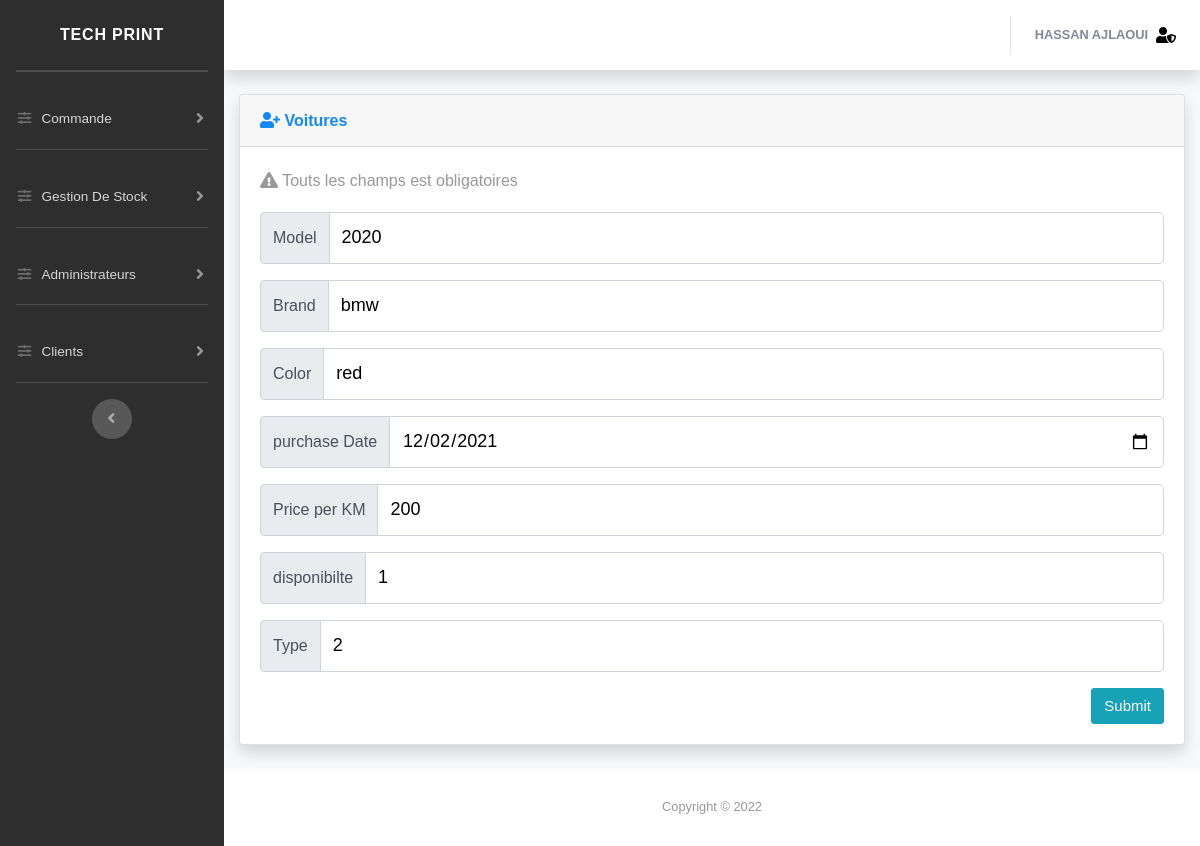
Screenshot of /dash/traitCar.php?id=1 (signed in) with the database file from the repository.
### tables this page shows
CREATE TABLE `cars` (
  `carID` int(11) NOT NULL,
  `carBrand` varchar(20) DEFAULT NULL,
  `carModel` varchar(20) DEFAULT NULL,
  `carColor` varchar(20) DEFAULT NULL,
  `isDisponible` enum('1','-1') NOT NULL DEFAULT '1',
  `purchaseDate` date DEFAULT NULL,
  `priceKm` decimal(10,0) NOT NULL,
  `typeID` int(11) DEFAULT NULL
);

### dash/traitement/function.php (called while the page is built, shortened)
<?php
	function connecte(){
					try{
						$db = new PDO('mysql:host=localhost;dbname=cars;charset=utf8','root','');
						$db->setAttribute(PDO::ATTR_DEFAULT_FETCH_MODE, PDO::FETCH_ASSOC);
						$db->query("SET NAMES utf8mb4");
					}catch(PDOException $e){
					}
					return $db;
				}
	function PDO($query,$array){
					$db = connecte();
					$stm = $db->prepare($query);
					$i=1;
					reset($array);
					while($frt = current($array)){
							$stm->bindValue($i,$frt);
							next($array);
							$i++;
						}
					$stm->execute();
					return $stm;
				}
?>

### dash/traitCar.php (the view, shortened to what this page needs)
<!DOCTYPE html>
<html lang="en">
<head>
  <link href="vendor/fontawesome-free/css/all.min.css" rel="stylesheet" type="text/css">
  <link href="css/sb-admin-2.min.css" rel="stylesheet">
  <link href="vendor/datatables/dataTables.bootstrap4.min.css" rel="stylesheet">
  <link href="css/style.css" rel="stylesheet">
</head>
  <body id="page-top">
 <?php
include("nav.php");
include("traitement/function.php");
if(isset($_GET['id'])){
$id = $_GET['id'];
$sql = "SELECT * FROM `cars` WHERE carID=?";
$value = array($id);
$result = PDO($sql,$value);
    if($result->rowCount()!=0)  {
            while($row = $result->fetch())
                {
                  $carID = $row['carID'] ;
                  $carModel = $row['carModel'] ;
                  $carBrand = $row['carBrand'] ;
                  $carColor = $row['carColor'] ;
                  $isDisponible = $row['isDisponible'] ;
                  $purchaseDate = $row['purchaseDate'] ;
                  $priceKm = $row['priceKm'] ;
                  $typeID = $row['typeID'];
                }
    }
}
 ?>
        <div class="container-fluid">
          <div class="card shadow mb-4">
            <div class="card-header py-3">
              <h6 class="m-0 font-weight-bold text-primary"><i class="fas fa-user-plus"></i> Voitures</h6>
            </div>
            <div class="card-body">
              <div class="table-responsive">
                <?php
                  if(isset($_GET['id'])){
                    echo '<form action="modifycar.php?id='.$carID.'" method="POST" id="formajout">';
                  }else{
                    echo '<form action="addCars.php" method="POST" id="formajout">';
                  }
                ?>
                <p class="sup2"><i class="fas fa-exclamation-triangle"></i> Touts les champs est obligatoires</p>
                <div class="input-group mb-3">
                  <div class="input-group-prepend">
                    <span class="input-group-text" id="inputGroup-sizing-default">Model</span>
                  </div>
                  <input type="text" name="carModel" class="form-control" required="required" aria-label="Sizing example input" aria-describedby="inputGroup-sizing-default" <?php if(isset($_GET['id'])){ echo 'value="'.$carModel.'"'; }?>>
                </div>
                <div class="input-group mb-3">
                  <div class="input-group-prepend">
                    <span class="input-group-text" id="inputGroup-sizing-default">Brand</span>
                  </div>
                  <input type="text" name="carBrand" class="form-control" required="required" aria-label="Sizing example input" aria-describedby="inputGroup-sizing-default" <?php if(isset($_GET['id'])){ echo 'value="'.$carBrand.'"'; }?>>
                </div>
                <div class="input-group mb-3">
                  <div class="input-group-prepend">
                    <span class="input-group-text" id="inputGroup-sizing-default">Color</span>
                  </div>
                  <input type="text" name="carColor" class="form-control" required="required" aria-label="Sizing example input" aria-describedby="inputGroup-sizing-default" <?php if(isset($_GET['id'])){ echo 'value="'.$carColor.'"'; }?>>
                </div>
                <div class="input-group mb-3">
                  <div class="input-group-prepend">
                    <span class="input-group-text" id="inputGroup-sizing-default">purchase Date</span>
                  </div>
                  <input type="date" name="purchaseDate" class="form-control" required="required" aria-label="Sizing example input" aria-describedby="inputGroup-sizing-default" <?php if(isset($_GET['id'])){ echo 'value="'.$purchaseDate.'"'; }?>>
                </div>
                <div class="input-group mb-3">
                  <div class="input-group-prepend">
                    <span class="input-group-text" id="inputGroup-sizing-default">Price per KM</span>
                  </div>
                  <input type="number" name="priceKm"  class="form-control" required="required" aria-label="Sizing example input" aria-describedby="inputGroup-sizing-default" <?php if(isset($_GET['id'])){ echo 'value="'.$priceKm.'"'; }?>>
                </div>
                <?php
                  if (isset($_GET['id'])) {
                ?>
                  <div class="input-group mb-3">
                        <div class="input-group-prepend">
                        <span class="input-group-text" id="inputGroup-sizing-default">disponibilte</span>
                        </div>
                        <input type="number" name="isDisponible"  class="form-control" required="required" aria-label="Sizing example input" aria-describedby="inputGroup-sizing-default" <?php if(isset($_GET['id'])){ echo 'value="'.$isDisponible.'"'; }?>>
                </div>
                <div class="input-group mb-3">
                  <div class="input-group-prepend">
                    <span class="input-group-text" id="inputGroup-sizing-default">Type</span>
                  </div>
                  <input type="number" name="typeID" class="form-control" required="required" aria-label="Sizing example input" aria-describedby="inputGroup-sizing-default" <?php if(isset($_GET['id'])){ echo 'value="'.$typeID.'"'; }?> disabled>
                </div>
                <?php
                  }
                ?>
                <input type="submit" name="submit" class="btn btn-info float-right">
                  </form>
              </div>
            </div>
          </div>
        </div>
      </div>
      <footer class="sticky-footer bg-white">
        <div class="container my-auto">
          <div class="copyright text-center my-auto">
            <span>Copyright &copy; <script>document.write(new Date().getFullYear());</script></span>
          </div>
        </div>
      </footer>
    </div>
  </div>
</body>
</html>

### rows the page displays
cars: carModel "2020", carBrand "bmw", carColor "red", purchaseDate "12/02/2021", priceKm "200", isDisponible "1", typeID "2"

### other values shown
$_SESSION['nom'] "HASSAN AJLAOUI"
